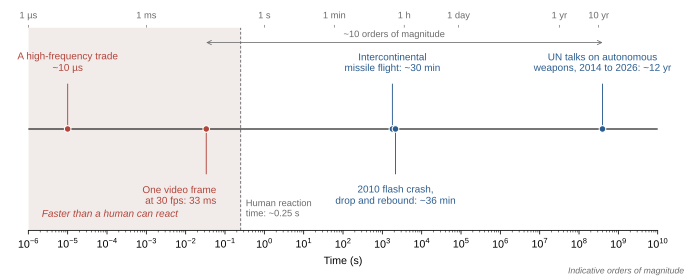

Python code for this plot:
"""Decision timescales: machines, humans and treaties on one logarithmic axis.

Indicative orders of magnitude for the blog post "Nobody at the Trigger".
"""

import matplotlib.pyplot as plt
from matplotlib.ticker import LogLocator, NullFormatter

plt.rcParams.update({
    "font.family": "sans-serif",
    "font.sans-serif": ["Arial", "Helvetica", "Liberation Sans", "Inter", "DejaVu Sans"],
    "font.size": 8,
    "axes.linewidth": 0.6,
    "xtick.major.width": 0.6,
    "xtick.minor.width": 0.4,
    "xtick.major.size": 3,
    "xtick.minor.size": 1.5,
    "svg.fonttype": "none",
})

MACHINE = "#b2443a"
HUMAN = "#2c5d8f"
GREY = "#6b6b6b"
SHADE = "#f1ecea"

MIN, HOUR, DAY, YEAR = 60.0, 3600.0, 86400.0, 365.25 * 86400.0
T_REACTION = 0.25  # typical human reaction time to a visual stimulus (s)

# (time [s], label, colour, label height (>0 above, <0 below), label anchor)
events = [
    (1e-5,        "A high-frequency trade\n~10 µs",                        MACHINE,  0.62, "center"),
    (1 / 30,      "One video frame\nat 30 fps: 33 ms",                     MACHINE, -0.62, "right"),
    (30 * MIN,    "Intercontinental\nmissile flight: ~30 min",             HUMAN,    0.62, "center"),
    (36 * MIN,    "2010 flash crash,\ndrop and rebound: ~36 min",          HUMAN,   -0.62, "center"),
    (12.5 * YEAR, "UN talks on autonomous\nweapons, 2014 to 2026: ~12 yr", HUMAN,    0.62, "center"),
]
LABEL_SHIFT = {"center": 1.0, "right": 1.8}  # keeps right-anchored labels clear of the stem

fig, ax = plt.subplots(figsize=(7.2, 2.9), dpi=300)
ax.set_xscale("log")
ax.set_xlim(1e-6, 1e10)
ax.set_ylim(-1.15, 1.15)

# Region faster than human reaction
ax.axvspan(1e-6, T_REACTION, color=SHADE, zorder=0, lw=0)
ax.text(2.2e-6, -1.02, "Faster than a human can react",
        color=MACHINE, fontsize=7.5, style="italic", va="bottom")
ax.axvline(T_REACTION, color=GREY, lw=0.7, ls=(0, (3, 2)), zorder=1)
ax.text(T_REACTION * 1.35, -1.02, "Human reaction\ntime: ~0.25 s",
        color=GREY, fontsize=7, va="bottom", ha="left")

# Timeline
ax.axhline(0, color="black", lw=0.8, zorder=2)
for t, label, colour, y, ha in events:
    ax.plot([t, t], [0, 0.82 * y], color=colour, lw=0.7, zorder=2)
    ax.plot(t, 0, "o", ms=5, color=colour, mec="white", mew=0.8, zorder=3)
    ax.text(t * LABEL_SHIFT[ha], y, label, color=colour, fontsize=7.5, ha=ha,
            va="bottom" if y > 0 else "top", linespacing=1.25)

# Gap between machine decisions and human negotiation
y_gap = 0.98
ax.annotate("", xy=(12.5 * YEAR, y_gap), xytext=(1 / 30, y_gap),
            arrowprops=dict(arrowstyle="<->", color=GREY, lw=0.6, shrinkA=0, shrinkB=0))
ax.text(2e3, y_gap + 0.04, "~10 orders of magnitude", color=GREY,
        fontsize=7, ha="center", va="bottom")

# Bottom axis in seconds
ax.set_xlabel("Time (s)")
ax.xaxis.set_major_locator(LogLocator(base=10, numticks=20))
ax.xaxis.set_minor_locator(LogLocator(base=10, subs=range(2, 10), numticks=200))
ax.xaxis.set_minor_formatter(NullFormatter())
ax.set_yticks([])
for side in ("left", "right", "top"):
    ax.spines[side].set_visible(False)

# Top axis in everyday units
top = ax.secondary_xaxis("top")
top.set_xticks([1e-6, 1e-3, 1, MIN, HOUR, DAY, YEAR, 10 * YEAR])
top.set_xticklabels(["1 µs", "1 ms", "1 s", "1 min", "1 h", "1 day", "1 yr", "10 yr"],
                    fontsize=7, color=GREY)
top.tick_params(length=2, width=0.5, color=GREY)
top.xaxis.set_minor_locator(plt.NullLocator())
top.spines["top"].set_visible(False)

fig.text(0.99, 0.01, "Indicative orders of magnitude", fontsize=6.5,
         color=GREY, ha="right", va="bottom", style="italic")

fig.tight_layout()
fig.savefig("decision_times.png", dpi=300, facecolor="white")
